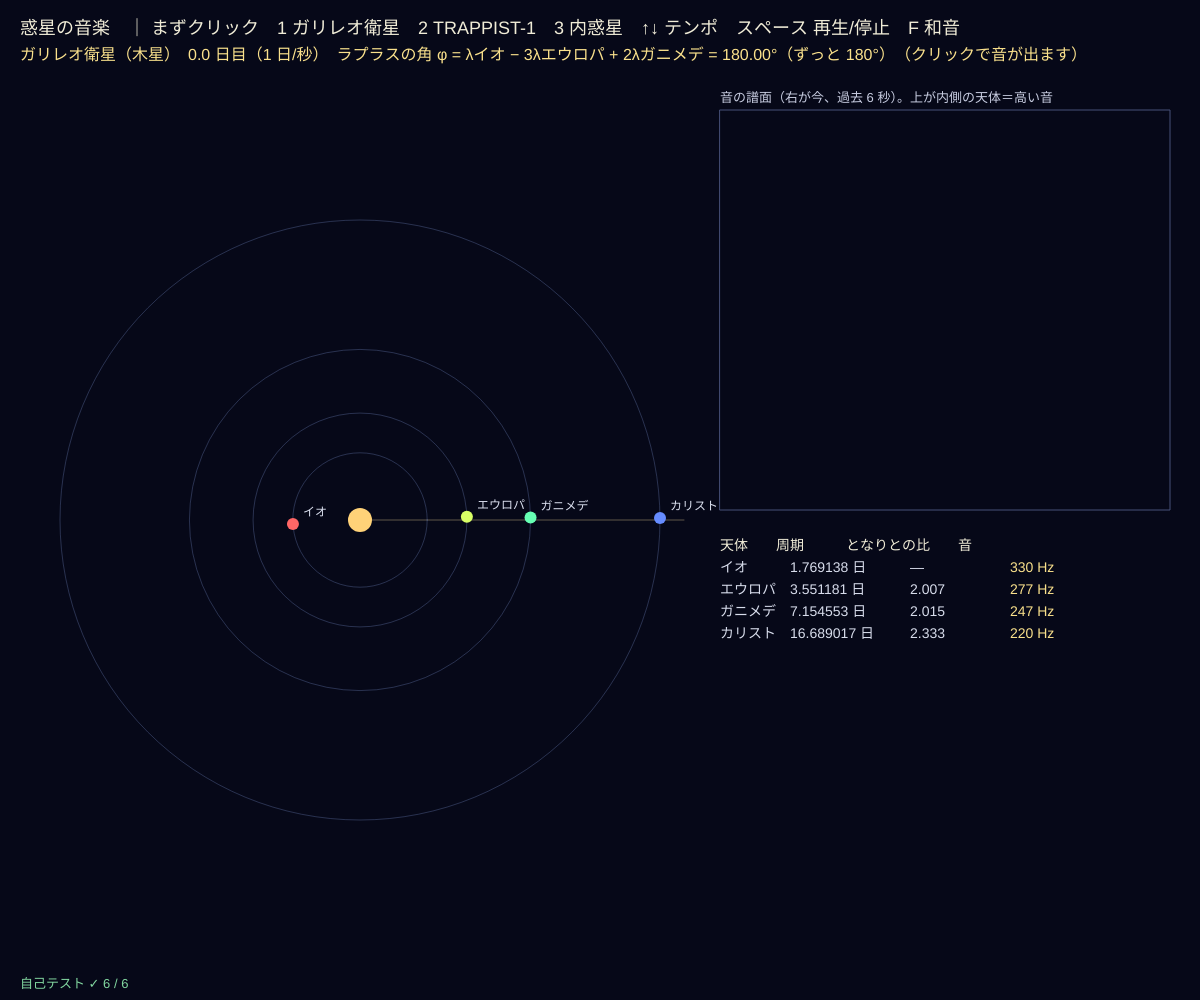
Frame 1 (no input)
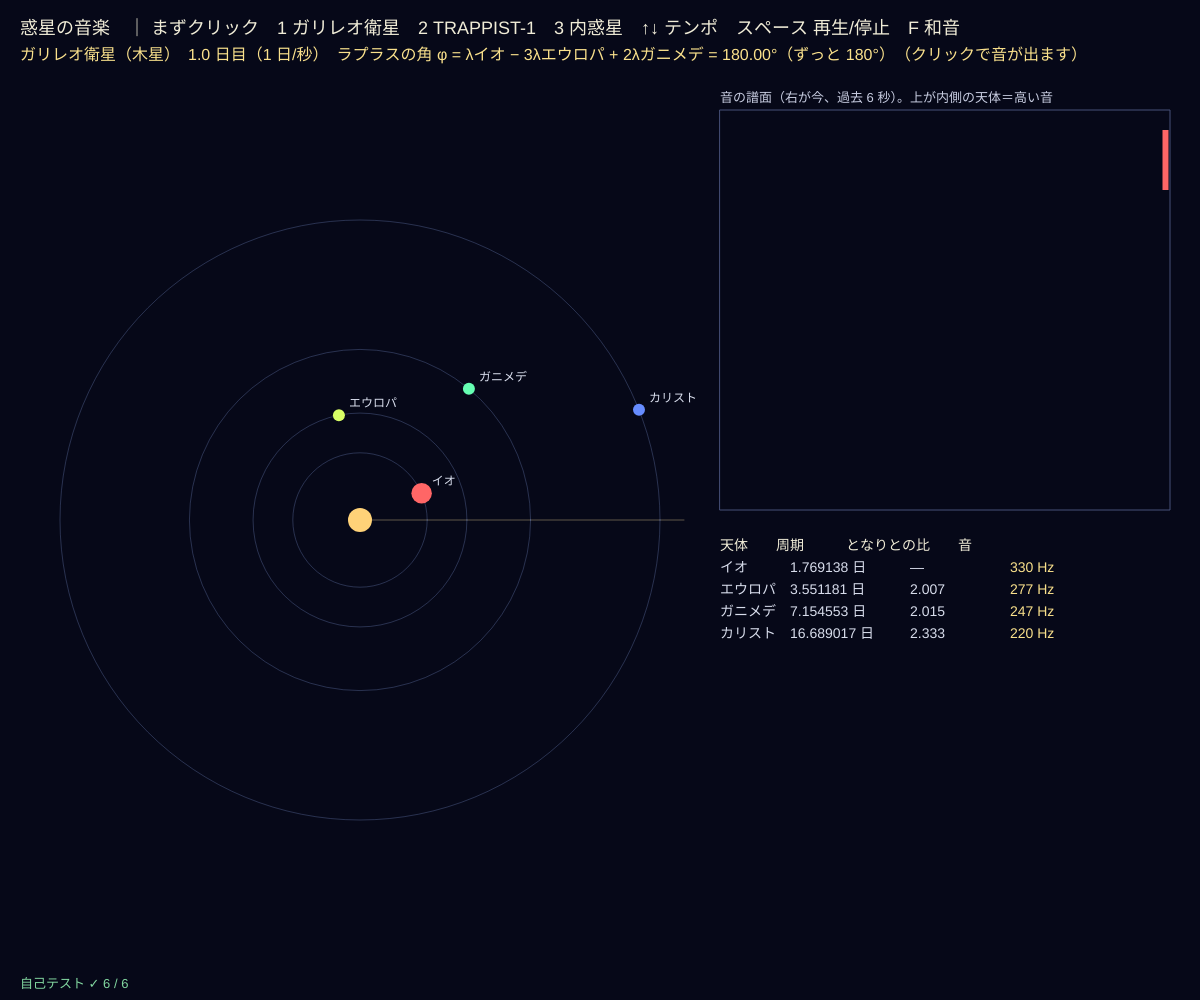
Frame 60 (no input)
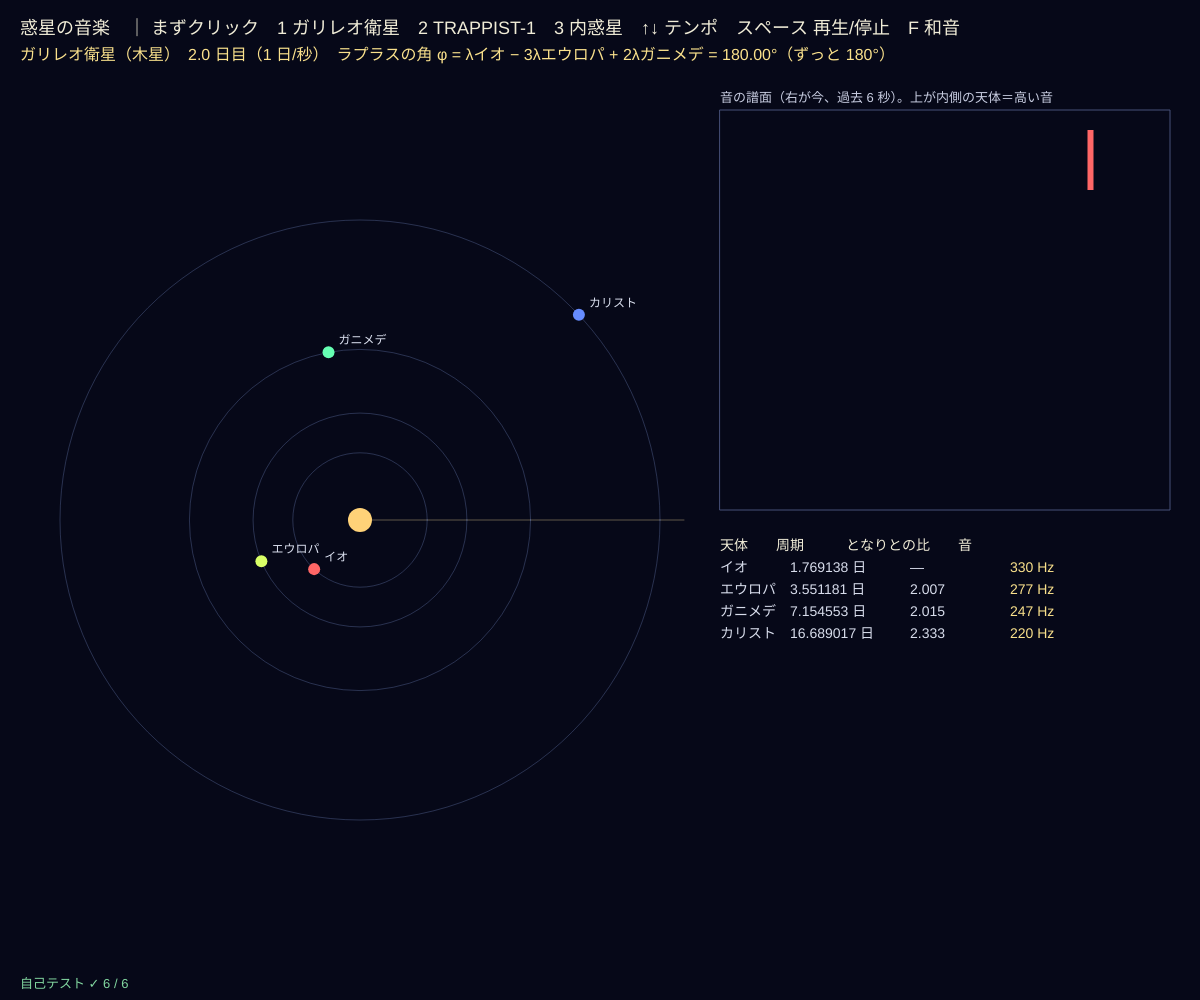
Frame 120 (the mouse pressed at the canvas centre since frame 60)

The p5.js sketch that drew these frames (run headless with seeded random() and noise() and a simulated clock; from frame 60 on, the mouse is pressed at the canvas centre):

// p5.js sketch
// ── sketch.js
// ============================================
// 14 惑星の音楽 ─ 公転の周期の比を、そのままリズムと音の高さにする
// 天体が基準の線（観測者の方向）を通るたびに音を 1 つ鳴らす。内側ほど速く回るので、細かいリズムになる
// 木星の衛星イオ・エウロパ・ガニメデは周期の比がほぼ 1 : 2 : 4（ラプラス共鳴）。n₁ − 3n₂ + 2n₃ = 0 で、
// 角度 φ = λ₁ − 3λ₂ + 2λ₃ はいつも 180° のまま → 3 つは決して一列にそろわない。F = 周期の比をそのまま周波数の比にした和音
// まずクリック / 1 ガリレオ衛星 2 TRAPPIST-1 3 内惑星 / ↑↓ = テンポ / スペース = 再生/停止 / F = 和音 / 音量は小さめから
// ============================================

// 公転周期 [日]（ガリレオ衛星・TRAPPIST-1 の惑星・水星〜火星）
const SYSTEMS = [
  { name: 'ガリレオ衛星（木星）', unit: '日', bodies: [['イオ', 1.769138], ['エウロパ', 3.551181], ['ガニメデ', 7.154553], ['カリスト', 16.689017]] },
  { name: 'TRAPPIST-1 の惑星', unit: '日', bodies: [['b', 1.51087], ['c', 2.42182], ['d', 4.04961], ['e', 6.09965], ['f', 9.20669], ['g', 12.35294], ['h', 18.7672]] },
  { name: '内惑星（太陽）', unit: '日', bodies: [['水星', 87.969], ['金星', 224.701], ['地球', 365.256], ['火星', 686.98]] },
];
const SCALE = [0, 2, 4, 7, 9, 12, 14, 16];   // ★ 音階（ペンタトニック、半音の数）。内側の天体ほど高い音
const BASE_F = 220;                    // ★ いちばん外側の天体の音 [Hz]
const TEMPOS = [[0.5, 1, 2, 4, 8], [0.5, 1, 2, 4, 8], [20, 40, 80, 160, 320]];   // 1 秒あたりに進む日数
let sys = 0, tp = 1, tDays = 0, playing = true, phase0 = [], flash = [], hits = [];

function setup() {
  createCanvas(windowWidth, windowHeight);
  selfTest();
  choose(0);
}
function choose(k) {
  sys = k; tDays = 0; hits = []; let B = SYSTEMS[k].bodies;
  phase0 = B.map(() => 0); if (k === 0) phase0[0] = 180;   // イオだけ 180° ずらす：ラプラスの角 φ = 180°
  flash = B.map(() => 0);
}
function lonOf(i, t) { return phase0[i] + (360 * t) / SYSTEMS[sys].bodies[i][1]; }   // 平均の経度 [度]（円軌道）
function laplace(t) { return wrap360(lonOf(0, t) - 3 * lonOf(1, t) + 2 * lonOf(2, t)); }
function noteFreq(i, n) { return BASE_F * Math.pow(2, SCALE[Math.min(SCALE.length - 1, n - 1 - i)] / 12); }

function draw() {
  background(6, 8, 24);
  let B = SYSTEMS[sys].bodies, n = B.length, dt = playing ? TEMPOS[sys][tp] / 60 : 0;
  let t1 = tDays + dt;
  for (let i = 0; i < n && dt > 0; i++) {          // 基準の線（経度 0°）を通ったら音
    if (Math.floor(lonOf(i, t1) / 360) > Math.floor(lonOf(i, tDays) / 360)) {
      flash[i] = 1; hits.push([i, millis()]);
      if (audioCtx) tone(noteFreq(i, n), audioCtx.currentTime + 0.02, 0.25, 0.5, 'triangle');
    }
  }
  tDays = t1;
  while (hits.length && hits[0][1] < millis() - 6000) hits.shift();
  // ---- 軌道（半径 ∝ 周期^(2/3)：ケプラーの第 3 法則）
  let cx = width * 0.3, cy = height * 0.52, Rm = Math.min(width * 0.25, height * 0.38), Pmax = B[n - 1][1];
  stroke(255, 230, 160, 90); line(cx, cy, cx + Rm * 1.08, cy);
  noStroke(); fill(255, 210, 120); circle(cx, cy, 24);
  for (let i = 0; i < n; i++) {
    let r = Rm * Math.pow(B[i][1] / Pmax, 2 / 3), a = lonOf(i, tDays) * DEG, hue = (i / n) * 300;
    noFill(); stroke(120, 140, 200, 80); circle(cx, cy, 2 * r);
    let c = hsbCol(hue, 0.6, 1); noStroke(); fill(c[0], c[1], c[2]); circle(cx + r * Math.cos(a), cy - r * Math.sin(a), 12 + 16 * flash[i]);
    fill(220, 225, 240); textSize(12); text(B[i][0], cx + r * Math.cos(a) + 10, cy - r * Math.sin(a) - 8);
    flash[i] *= 0.9;
  }
  // ---- 音の譜面（過去 6 秒）
  let gx = width * 0.6, gw = width - gx - 30, gy = 110, gh = height * 0.4;
  stroke(70, 80, 120); noFill(); rect(gx, gy, gw, gh);
  noStroke();
  for (let [i, ms] of hits) { let c = hsbCol((i / n) * 300, 0.6, 1); fill(c[0], c[1], c[2]); rect(gx + gw - ((millis() - ms) / 6000) * gw, gy + ((i + 0.2) / n) * gh, 6, (0.6 * gh) / n); }
  fill(200, 205, 225); textSize(13); text('音の譜面（右が今、過去 6 秒）。上が内側の天体＝高い音', gx, gy - 8);
  // ---- 周期の表
  let y0 = gy + gh + 40;
  textSize(14); fill(240, 236, 215); text('天体　　周期　　　となりとの比　　音', gx, y0);
  for (let i = 0; i < n; i++) {
    let ratio = i > 0 ? (B[i][1] / B[i - 1][1]).toFixed(3) : '—';
    fill(215, 220, 235); text(B[i][0], gx, y0 + 22 * (i + 1)); text(B[i][1] + ' ' + SYSTEMS[sys].unit, gx + 70, y0 + 22 * (i + 1)); text(ratio, gx + 190, y0 + 22 * (i + 1));
    fill(250, 225, 140); text(noteFreq(i, n).toFixed(0) + ' Hz', gx + 290, y0 + 22 * (i + 1));
  }
  noStroke(); fill(240, 236, 215); textSize(18);
  text('惑星の音楽　｜ まずクリック　1 ガリレオ衛星　2 TRAPPIST-1　3 内惑星　↑↓ テンポ　スペース 再生/停止　F 和音', 20, 34);
  fill(250, 225, 140); textSize(16);
  text(SYSTEMS[sys].name + '　' + tDays.toFixed(1) + ' 日目（' + TEMPOS[sys][tp] + ' 日/秒）' + (sys === 0 ? '　ラプラスの角 φ = λイオ − 3λエウロパ + 2λガニメデ = ' + laplace(tDays).toFixed(2) + '°（ずっと 180°）' : '') + (audioCtx ? '' : '　（クリックで音が出ます）'), 20, 60);
  drawSelfTest(20, height - 12);
}
// 周期の比をそのまま周波数の比に：f = 基準 × (いちばん外側の周期 / 自分の周期)。ガリレオ衛星なら 1 : 2 : 4 = オクターブ
function chordFreqs() { let B = SYSTEMS[sys].bodies, Pn = B[B.length - 1][1]; return B.map((b) => 110 * (Pn / b[1])).filter((f) => f < 4000); }
function playChord() { if (!audioCtx) return; let t = audioCtx.currentTime + 0.05; chordFreqs().forEach((f, i) => tone(f, t + i * 0.25, 2 - i * 0.25, 0.35)); }
function hsbCol(h, s, v) { let f = (k) => { let q = (k + h / 60) % 6; return v - v * s * Math.max(0, Math.min(q, 4 - q, 1)); }; return [255 * f(5), 255 * f(3), 255 * f(1)]; }

function mousePressed() { startAudio(); }
function keyPressed() {
  startAudio();
  if (key >= '1' && key <= '3') choose(+key - 1);
  if (key === UP_ARROW) tp = Math.min(4, tp + 1);
  if (key === DOWN_ARROW) tp = Math.max(0, tp - 1);
  if (key === ' ') playing = !playing;
  if (key === 'f' || key === 'F') playChord();
  return false;
}

// ---- 自己テスト
function selfTest() {
  selfTestResults = [];
  let G = SYSTEMS[0].bodies.map((b) => 360 / b[1]);   // 平均運動 [度/日]
  check('ラプラスの関係 n_イオ − 3 n_エウロパ + 2 n_ガニメデ ≈ 0（0.01°/日 以内）', Math.abs(G[0] - 3 * G[1] + 2 * G[2]) < 0.01);
  check('周期の比 エウロパ/イオ ≈ 2、ガニメデ/エウロパ ≈ 2（1% 以内）', near(SYSTEMS[0].bodies[1][1] / SYSTEMS[0].bodies[0][1], 2, 0.02) && near(SYSTEMS[0].bodies[2][1] / SYSTEMS[0].bodies[1][1], 2, 0.02));
  choose(0); let dev = 0; for (let t = 0; t <= 1000; t += 3.7) dev = Math.max(dev, Math.abs(wrap180(laplace(t) - 180)));
  check('ラプラスの角 φ は 1000 日たっても 180° のまま（1° 以内）', dev < 1);
  let T = SYSTEMS[1].bodies.map((b) => b[1]);
  check('TRAPPIST-1：c/b ≈ 8/5、d/c ≈ 5/3、e/d ≈ 3/2（1% 以内の共鳴の鎖）', near(T[1] / T[0], 1.6, 0.016) && near(T[2] / T[1], 5 / 3, 0.017) && near(T[3] / T[2], 1.5, 0.015));
  let ch = SYSTEMS[0].bodies.slice(0, 3).map((b) => 1 / b[1]);
  check('ガリレオ衛星の周波数の比 ≈ 4 : 2 : 1（オクターブ、1.5% 以内）', near(ch[0] / ch[2] / 4, 1, 0.015) && near(ch[1] / ch[2] / 2, 1, 0.015));
  check('全体の音量 MASTER は 0.2 以下', MASTER <= 0.2);
  reportSelfTest();
}

// ---------- やってみよう ----------
// 1. クリックしてから 1 のガリレオ衛星を聞こう。イオ 4 回、エウロパ 2 回、ガニメデ 1 回のリズム
// 2. F で和音。1 : 2 : 4 はオクターブなので、きれいに重なって聞こえる
// 3. 2 の TRAPPIST-1 は 7 つの惑星の共鳴の鎖。どんなリズムに聞こえる？
// 4. 3 の内惑星は共鳴していない。リズムは規則正しい？
// 5. SCALE や BASE_F を変えて、自分の「天体の曲」を作ろう


// ==================================================
// ここから下は「天文の道具」（中身は読まなくても OK。消さないでね）
// ==================================================
function clampv(v, a, b) { return v < a ? a : v > b ? b : v; }
const DEG = Math.PI / 180;             // 度 → ラジアン
function wrap360(a) { return ((a % 360) + 360) % 360; }
function wrap180(a) { return wrap360(a + 180) - 180; }
function polyline(pts, closed) {       // 点が 2 つ以上あるときだけ折れ線を描く（空の beginShape はエラーになるため）
  if (!pts || pts.length < 2) return;
  noFill(); beginShape(); for (let p of pts) vertex(p[0], p[1]); endShape(closed ? CLOSE : undefined);
}
// ---- 音を鳴らす道具（Web Audio。最初のクリックかキーで startAudio()）
// 音量の上限：全体の音量 MASTER は 0.2 以下（大きな音は出ない）。1 音の大きさ vol も 0〜1 に制限
const MASTER = 0.15;                   // ★ 全体の音量（0.2 以下にしておく）
let audioCtx = null, masterOut = null;
function startAudio() {
  if (!audioCtx) {
    audioCtx = new (window.AudioContext || window.webkitAudioContext)();
    masterOut = audioCtx.createGain(); masterOut.gain.value = Math.min(0.2, MASTER); masterOut.connect(audioCtx.destination);
  }
  audioCtx.resume();
}
// 1 音：周波数 f、開始 t0（audioCtx の時刻）、長さ dur 秒、大きさ vol（0〜1）、波の形 type。立ち上がりと終わりは 15 ms でなめらかに
function tone(f, t0, dur, vol, type) {
  if (!audioCtx || !isFinite(f) || f <= 0 || !isFinite(vol)) return;
  vol = clampv(vol, 0, 1); dur = clampv(dur, 0.03, 2);
  let o = audioCtx.createOscillator(), gn = audioCtx.createGain();
  o.type = type || 'sine'; o.frequency.value = clampv(f, 20, 12000);
  gn.gain.setValueAtTime(0, t0);
  gn.gain.linearRampToValueAtTime(vol, t0 + 0.015);
  gn.gain.setValueAtTime(vol, t0 + dur - 0.015);
  gn.gain.linearRampToValueAtTime(0, t0 + dur);
  o.connect(gn); gn.connect(masterOut); o.start(t0); o.stop(t0 + dur + 0.02);
}
// ---- 自己テストの道具
let selfTestResults = [];
function check(name, cond) { selfTestResults.push({ name, ok: !!cond }); }
function near(a, b, tol) { return a !== null && a !== undefined && isFinite(a) && Math.abs(a - b) <= (tol === undefined ? 1e-9 : tol); }
function reportSelfTest() { for (let r of selfTestResults) (r.ok ? console.log : console.error)((r.ok ? '✓ ' : '✗ ') + r.name); }
function selfTestLine() { let n = selfTestResults.filter((r) => r.ok).length; return '自己テスト ' + (n === selfTestResults.length ? '✓ ' : '✗ ') + n + ' / ' + selfTestResults.length; }
function drawSelfTest(x, y) { noStroke(); textSize(13); textAlign(LEFT, BASELINE); fill(selfTestResults.every((r) => r.ok) ? color(130, 215, 160) : color(255, 95, 95)); text(selfTestLine(), x, y); }
